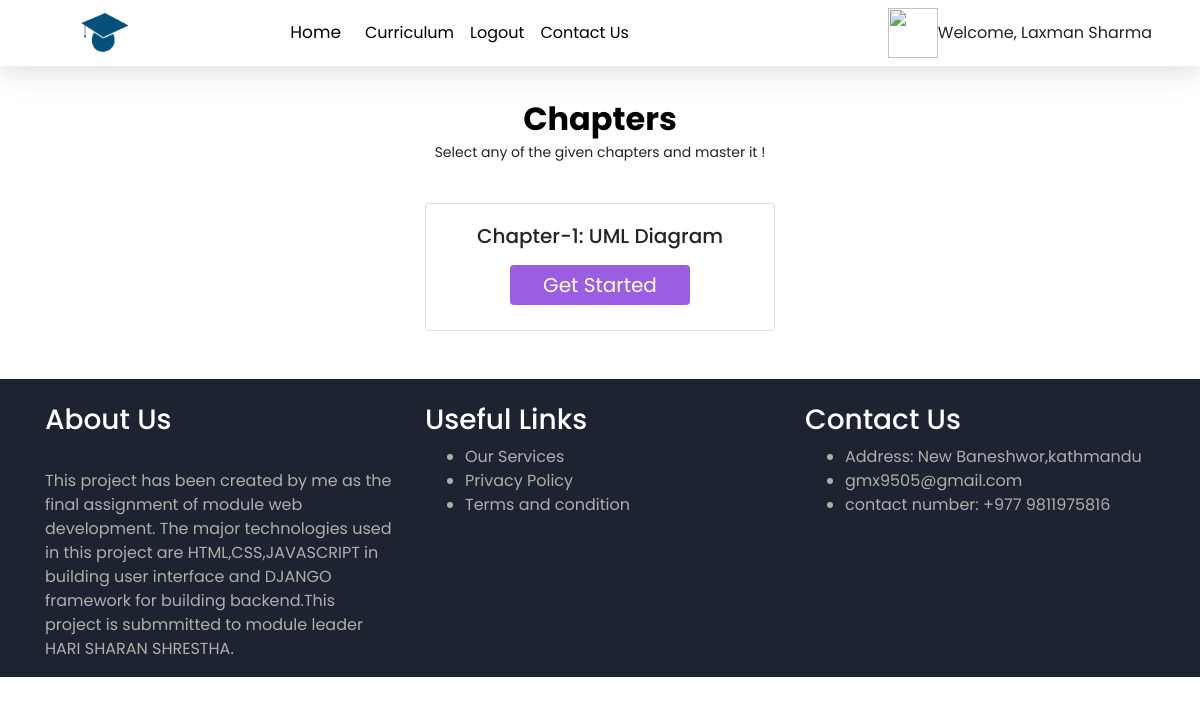
/curriculum/bsc-hons-computing/1/ (signed in), run on an earlier commit of the app's database.
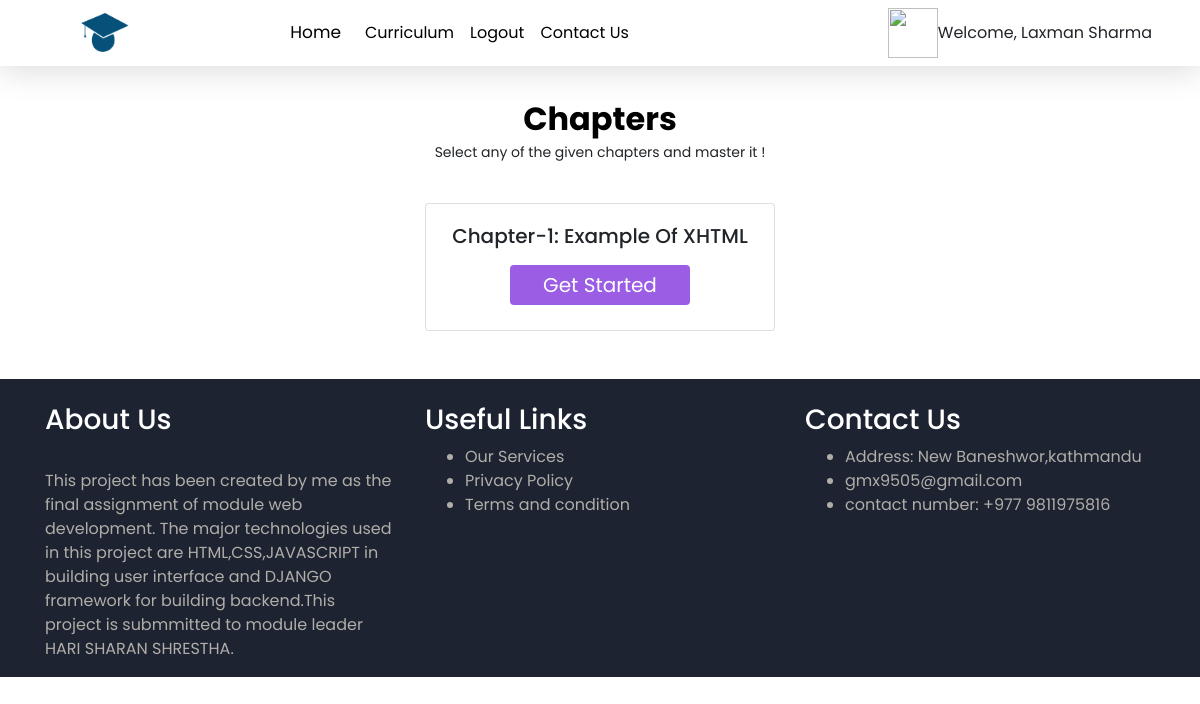
And on a later commit of the database.
### curriculum/models.py (models this page shows, shortened)
class Lesson(models.Model):
    lesson_id = models.CharField(max_length=100, unique=True)
    Standard = models.ForeignKey(Standard, on_delete=models.CASCADE)
    created_by = models.ForeignKey(User,on_delete=models.CASCADE)
    created_at = models.DateTimeField(auto_now_add=True)
    subject = models.ForeignKey(Subject, on_delete=models.CASCADE,related_name='lessons')
    name = models.CharField(max_length=250)
    position = models.PositiveSmallIntegerField(verbose_name="Chapter no.")
    slug = models.SlugField(null=True, blank=True)
    video = models.FileField(upload_to=save_lesson_files,verbose_name="Video", blank=True, null=True)
    ppt = models.FileField(upload_to=save_lesson_files,verbose_name="Presentations", blank=True)
    Notes = models.FileField(upload_to=save_lesson_files,verbose_name="Notes", blank=True)
    class Meta:
        ordering = ['position']

### curriculum/views.py (the view)
# urls.py: path('<str:standard>/<slug:slug>/', views.LessonListView.as_view(), name='lesson_list'),
class LessonListView(DetailView):
    context_object_name = 'subjects'
    model = Subject
    template_name = 'curriculum/lesson_list_view.html'

### curriculum/templates/curriculum/lesson_list_view.html (shortened to what this page needs)
{% extends 'base.html' %}
{% load static %}
{% block content %}
<section id="best-features" class="text-center">
  <h2 class="mb-1 mt-7 font-weight-bold" style="color:black; margin-top: 100px;">Chapters</h2>
  <p style="font-size: 14px;">Select any of the given chapters and master it !</p>
              <div class="row d-flex justify-content-center mb-3">
                {% for lesson in subjects.lessons.all %}
                <div class="col-sm-4 mb-4">
                  <div class="card box-shadow-hover">
                    <div class="card-body">
                      <h5 class="card-title">Chapter-{{lesson.position}}: {{lesson.name}}</h5>
                      <a href="{% url 'curriculum:lesson_detail' slug=lesson.slug subject=subjects.slug standard=lesson.Standard.slug %}" >
                      <button type="button" class="button-les" style="background-color: #9A5DE4;"><span>Get Started</span></button>
                      </a>
                    </div>
                  </div>
                </div>
                {% endfor %}
              </div>
</section>
{%endblock%}

### templates/base.html (shortened to what this page needs)
<!DOCTYPE html>
<html lang="en" dir="ltr">
  <head>
    {% load static %}
    <link rel="stylesheet" href="https://stackpath.bootstrapcdn.com/bootstrap/4.5.2/css/bootstrap.min.css">
    <link rel="stylesheet" href="{% static 'css/master_css.css' %}">
    <link rel="stylesheet" href="{% static 'css/mycss.css' %}">
  </head>
  <body class="body-app">
              <nav class="navbar navbar-expand-lg  navbar-light bg-light fixed-top scrolling-navbar" style="display: flex; align-items: center;justify-content: space-between;">
               <a href="{% url 'index' %}" style="margin-left: 4rem;" >
                <img src="../media/Images/logo.png" alt="" style="height: 50px; width: 50px;">
              </a>
                <div class="container" style=" width: 40%; justify-self: flex-end;" >
                      <a class="navbar-brand" href="{% url 'index' %}" style="color:black; font-size: 17px;"  >Home</a>
                      <div class="collapse navbar-collapse" id="basicExampleNav" >
                        <ul class=" navbar-nav  mr-auto smooth-scroll " style="color: black;">
                                <li class="nav-item" style="color: black;">
                                   <a class="nav-link" href="{% url 'curriculum:standard_list' %}"  style="color: black;">Curriculum</a>
                                </li>
                                {% if user.is_authenticated %}
                                    <li class="nav-item  " style="color: black;">
                                     <a class="nav-link" href="{% url 'user_logout' %}"  style="color: black;">Logout</a>
                                    </li>
                                {% endif %}
                                <li class="nav-item">
                                   <a class="nav-link" href="{% url 'contact' %}"  style="color: black;">Contact Us</a>
                                </li>
                        </ul>
                      </div>
                </div>
                {% if user.is_authenticated %}
                <img src="https://cdn.vectorstock.com/i/1000x1000/30/97/flat-business-man-user-profile-avatar-icon-vector-4333097.webp" alt="" style="height: 50px; width: 50px;">
                <span style="margin-right: 2rem;"> Welcome,   {{user.first_name}} {{user.last_name}} </span>
            {% endif %}
              </nav>
    <div class="container">
        {%block content%}
        {%endblock%}
    </div>
    <footer class="page-footer" style="background-color:#1D2331; color: white;">
      <div class="container">
        <div class="row mt-4">
                  <div class="col-md-4 mt-4">
                            <h3>About Us</h3> <br>
                            <p style="color: #B0AEA9;">This project has been created by me as the final assignment of module web development. The major technologies used in this project are HTML,CSS,JAVASCRIPT in building user interface and DJANGO framework for building backend.This project is submmitted to module leader HARI SHARAN SHRESTHA.</p>
                  </div>
                  <div class="col-md-4 mt-4">
                            <h3>Useful Links</h3>
                            <ul style="color: #B0AEA9;">
                              <li>Our Services</li>
                              <li>Privacy Policy</li>
                              <li>Terms and condition</li>
                            </ul>
                  </div>
                  <div class="col-md-4 mt-4">
                            <h3>Contact Us</h3>
                            <ul style="color: #B0AEA9;">
                              <li>Address: New Baneshwor,kathmandu</li>
                              <li>gmx9505@gmail.com</li>
                              <li>contact number: +977 9811975816</li>
                            </ul>
                  </div>
        </div>
      </div>
    </footer>
  </body>
</html>

### static/css/master_css.css (style rules this page uses)
html, body, header, #intro { height: 100%; }
body { font-family: 'Poppins', sans-serif !important; }
.body-app { font-family: 'Poppins', sans-serif !important; }
.navbar-light .navbar-nav .nav-link { color: white; }
.navbar-light .nav-link { color: #ff5722; }
.navbar-expand-lg { background-color: #b2ebf2; }
.button-les { border-radius: 4px; background-color: #00bcd4; border: none; color: #FFFFFF; text-align: center; font-size: 20px; padding: 5px; width: 180px; transition: all 0.5s; cursor: pointer; margin: 5px; }
.button-les span { cursor: pointer; display: inline-block; position: relative; transition: 0.5s; }
.button-les span:after { content: '\00bb'; position: absolute; opacity: 0; top: 0; right: -20px; transition: 0.5s; }

### static/css/mycss.css (style rules this page uses)
.navbar { box-shadow: rgba(100, 100, 111, 0.2) 0px 7px 29px 0px; background-color: #FFFFFF !important; }
img { width: 416px; height: 280px; object-fit: cover; }

What changed in the data, as far as the page shows it:
removed Lesson: position "1", name "UML Diagram"
added Lesson: position "1", name "Example Of XHTML"
